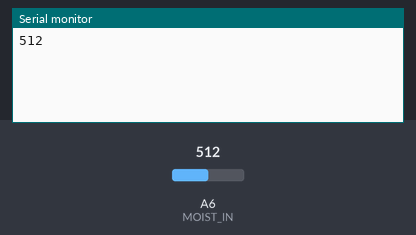
Bench run of a sketch on a simulated Arduino Nano, built with avr-gcc and run on an emulated ATmega328P. On the bench: the last lines printed to the serial monitor. The test bench sets the inputs (shaded band); at power-on: A6 (MOIST_IN) = 512.

Above: at 3.8 s.
3.9 s: A6 (MOIST_IN) set to 716
At 5.2 s:
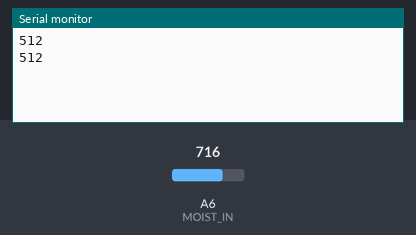
7.8 s: A6 (MOIST_IN) set to 900
At 11.0 s:
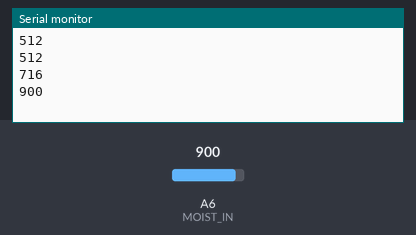
Timing chart, 0 to 12.5 s (numbered marks = the images above; inputs shaded):
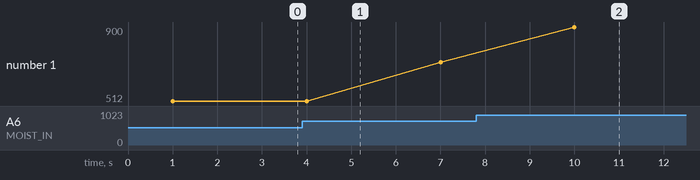

The sketch:

sketch_enable_MOT.ino
```cpp
const int MOTOR_EN = 21;
const int MOIST_IN = A6;
const int MAX_ANALOG_VAL = 4095;


void setup() {
  // put your setup code here, to run once:
  Serial.begin(9600);

  pinMode(MOTOR_EN,OUTPUT);
  pinMode(MOIST_IN,INPUT);

}

void loop() {
  // put your main code here, to run repeatedly:
  int moistVal = analogRead(MOIST_IN);

  digitalWrite(MOTOR_EN,HIGH);
  delay(1000);
  digitalWrite(MOTOR_EN,LOW);
  //delay(1000);

  Serial.println(moistVal);

  delay(2000);
}
```

Measured:
- after the input at 7.8 s, the serial monitor: prints a new line after 2.2 s (image 2)
- plotted number 1: 512 → 716 after the input at 3.9 s, 716 → 900 after the input at 7.8 s
